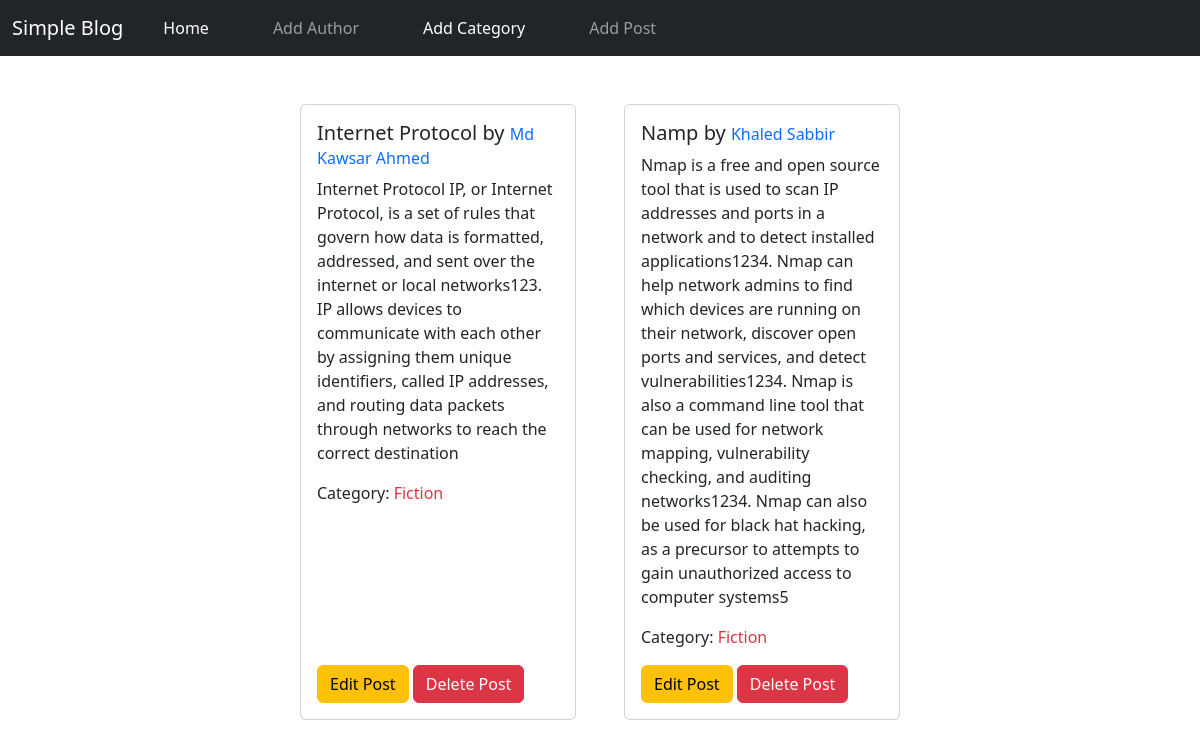
The page / on the database its author committed.
### posts/models.py (models this page shows)
class Post(models.Model):
    title = models.CharField(max_length=100)
    content = models.TextField()
    category = models.ManyToManyField(Category)
    author = models.ForeignKey(Author, on_delete=models.CASCADE)
    def __str__(self):
        return self.title

### author/models.py (models this page shows, shortened)
class Author(models.Model):
    name = models.CharField(max_length=100)
    bio = models.TextField()
    phone_no = models.CharField(max_length=15)

### categories/models.py (models this page shows, shortened)
class Category(models.Model):
    name = models.CharField(max_length=100)

### blog_pro/views.py (the view)
# urls.py: path('', views.home, name='homepage'),
def home(request):
    data = Post.objects.all()
    print(data)
    return render(request, 'home.html', {'data' : data})

### templates/home.html
{% extends "base.html" %}
{% block content %}
<div class="d-flex flex-wrap gap-5 justify-content-center pt-5 px-5">
    {% for post in data %}
    <div class="col-sm-3 d-flex align-items-stretch mb-2">
        <div class="card">
            <div class="card-body d-flex flex-column">
                <h5 class="card-title">{{post.title}} by <span class = "fs-6 text-primary"> {{post.author.name}} </span>  </h5>
                <p class="card-text">{{post.content}} </p>
                <p class="card-text">
                    Category: {% for cat in post.category.all %} <span class = "text-danger"> {{cat.name}} </span>
                    {% endfor %}
                </p>
                <div class="mt-auto">
                    <a href="{% url 'edit_post' post.id %}" class="btn btn-warning">Edit Post</a>
                    <a href="{% url 'delete_post' post.id %}" class="btn btn-danger">Delete Post</a>
                </div>
            </div>
        </div>
    </div>
    {% endfor %}
</div>
      {% endblock %}

### templates/base.html (shortened to what this page needs)
<!doctype html>
<html lang="en">
  <head>
    <link href="https://cdn.jsdelivr.net/npm/bootstrap@5.3.3/dist/css/bootstrap.min.css" rel="stylesheet">
</head>
  <body>
    <nav class="navbar navbar-expand-lg navbar-dark bg-dark ">
        <div class="container-fluid gap-3">
          <a class="navbar-brand" href="#">Simple Blog</a>
          <div class="collapse navbar-collapse" id="navbarSupportedContent">
            <ul class="navbar-nav me-auto mb-2 mb-lg-0 d-flex gap-5">
              <li class="nav-item">
                <a class="nav-link active" aria-current="page" href="{% url 'homepage' %}">Home</a>
              </li>
              <li class="nav-item">
                <a class="nav-link" href="{% url 'add_author' %}">Add Author</a>
              </li>
              <li class="nav-item">
                <a class="nav-link active" aria-current="page" href="{% url 'add_category' %}">Add Category</a>
              </li>
              <li class="nav-item">
                <a class="nav-link" href="{% url 'add_post' %}">Add Post</a>
              </li>
            </ul>
          </div>
        </div>
      </nav>
      {% block content %}
      {% endblock %}
  </body>
</html>

### rows shown on the page
Post: title "Internet Protocol", author.name "Md Kawsar Ahmed", content "Internet Protocol IP, or Internet Protocol, is a set of rules that govern how data is formatted, addressed, and sent over the internet or local networks123. IP allows devices to communicate with each other by assigning them unique identifiers, called IP addresses, and routing data packets through networks to reach the correct destination"
Category: name "Fiction"
Post: title "Namp", author.name "Khaled Sabbir", content "Nmap is a free and open source tool that is used to scan IP addresses and ports in a network and to detect installed applications1234. Nmap can help network admins to find which devices are running on their network, discover open ports and services, and detect vulnerabilities1234. Nmap is also a command line tool that can be used for network mapping, vulnerability checking, and auditing networks1234. Nmap can also be used for black hat hacking, as a precursor to attempts to gain unauthorized access to computer systems5"
